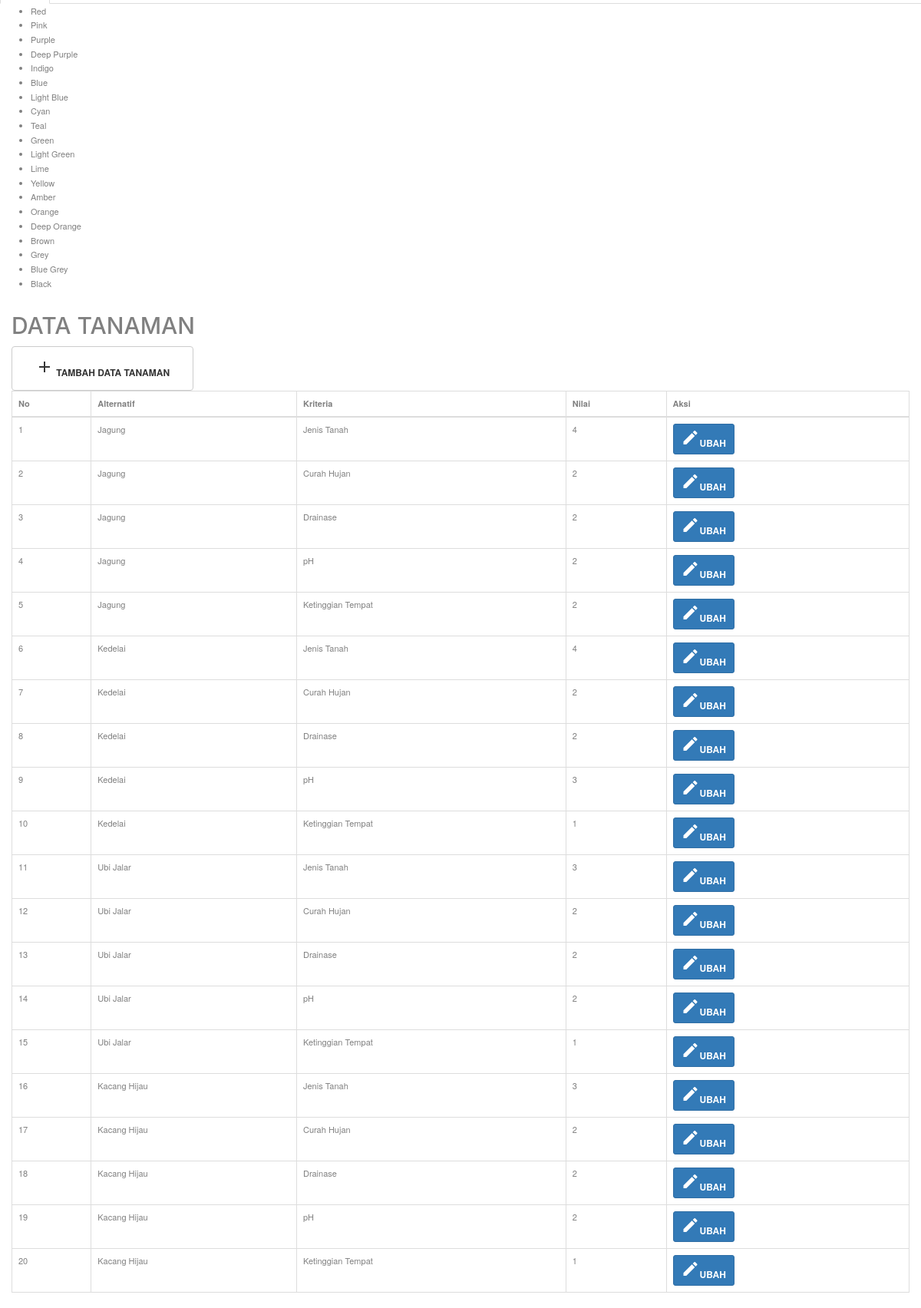
/admin/data_kriteria_tanaman.php (signed in, lower part), run on an earlier commit of the app's database.
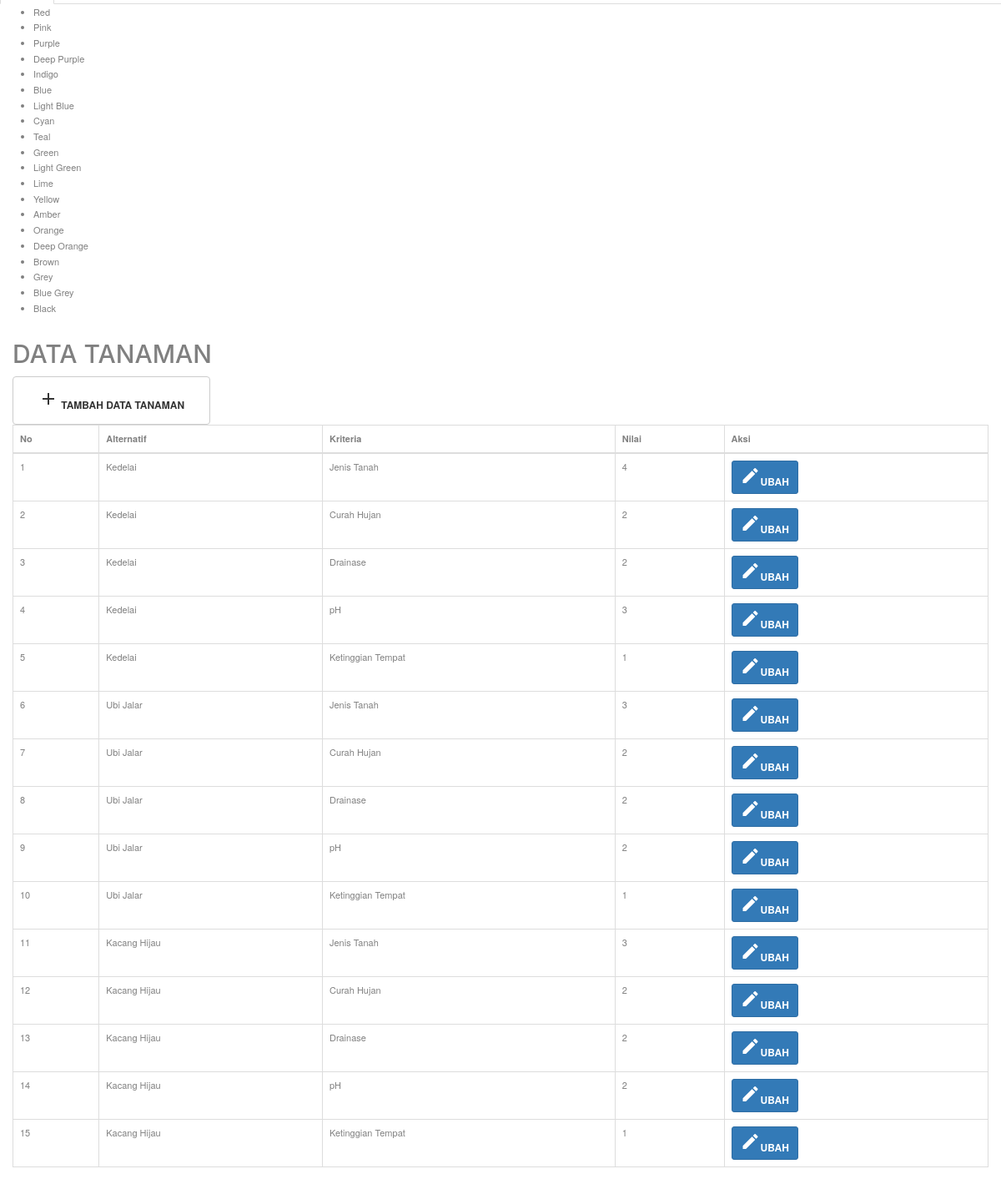
And on a later commit of the database.
### tables this page shows
CREATE TABLE `tb_evaluasi` (
  `id_alternative` smallint(5) UNSIGNED NOT NULL,
  `id_criteria` tinyint(3) UNSIGNED NOT NULL,
  `value` float NOT NULL
);

CREATE TABLE `tb_alternatif` (
  `id_alternative` varchar(5) NOT NULL,
  `name` varchar(30) NOT NULL
);

CREATE TABLE `tb_kriteria` (
  `id_criteria` tinyint(3) UNSIGNED NOT NULL,
  `criteria` varchar(100) DEFAULT NULL,
  `bulan` text
);

### admin/data_kriteria_tanaman.php (the view, shortened to what this page needs)
<?php include_once 'atribut/head.php'; ?>
<?php include_once 'atribut/menu.php'; ?>
<section class="content">
    <div class="container-fluid">
        <div class="row clearfix">
            <div class="col-lg-12 col-md-12 col-sm-12 col-xs-12">
                <div class="card">
                    <div class="header">
                        <h2>
                            DATA TANAMAN
                        </h2>
                    </div>
                    <div class="body">
                        <div class="row clearfix">
                            <div class="col-lg-12 col-md-12 col-sm-12 col-xs-12">
                                <div class="card">
                                    <div class="header">
                                       <button type="button" class="btn btn-default waves-effect" data-toggle="modal" data-target="#smallModal">
                                        <i class="material-icons">add</i>
                                        <span>Tambah Data Tanaman</span>
                                    </button>
                                </div>
                                <div class="body table-responsive">
                                    <table class="table table-bordered">
                                        <thead>
                                            <tr>
                                             <th>No</th>
                                             <th>Alternatif</th>
                                             <th>Kriteria</th>
                                             <th>Nilai</th>
                                             <th>Aksi</th>
                                         </tr>
                                     </thead>
                                     <tbody>
                                        <?php
                                        $no    = 1;
                                        $sql   = "SELECT  tb_alternatif.`name`, tb_kriteria.criteria, tb_kriteria.id_criteria, tb_evaluasi.`value`, tb_evaluasi.id_alternative FROM tb_evaluasi
                                        INNER JOIN tb_alternatif ON tb_evaluasi.id_alternative = tb_alternatif.id_alternative
                                        INNER JOIN tb_kriteria ON tb_evaluasi.id_criteria = tb_kriteria.id_criteria ORDER BY tb_evaluasi.id_alternative ASC,tb_evaluasi.id_criteria ASC";
                                        $query = $connect->query($sql);
                                        while ($row = $query->fetch_array(MYSQLI_ASSOC)) {
                                            echo "<tr>";
                                            echo "<td>".$no++."</td>";
                                            echo "<td>".$row['name']."</td>";
                                            echo "<td>".$row['criteria']."</td>";
                                            echo "<td>".$row['value']."</td>";
                                            echo "<td>
                                            <div class='btn-group btn-group-sm' role='group' aria-label='Small button group'>
                                            <a href='data_kriteria_tanaman_ubah.php?id_alternatif=".$row['id_alternative']."&id_kriteria=".$row['id_criteria']."' class='btn btn-primary waves-effect'><i class='material-icons'>edit</i>Ubah</a>
                                            </div>
                                            </td>";
                                            echo "</tr>";
                                        }
                                        ?>
                                    </tbody>
                                </table>
                            </div>
                        </div>
                    </div>
                </div>
            </div>
        </div>
    </div>
</div>
</div>
</section>
<?php include_once 'atribut/foot.php'; ?>

### admin/atribut/head.php (shortened to what this page needs)
<!DOCTYPE html>
<html>
<head>
    <link href="assets/plugins/bootstrap/css/bootstrap.css" rel="stylesheet">
    <link href="assets/plugins/node-waves/waves.css" rel="stylesheet" />
    <link href="assets/plugins/bootstrap-select/css/bootstrap-select.css" rel="stylesheet" />
    <link href="assets/plugins/animate-css/animate.css" rel="stylesheet" />
    <link href="assets/css/style.css" rel="stylesheet">
    <link href="assets/css/themes/all-themes.css" rel="stylesheet" />
</head>
<body class="theme-red">

### admin/atribut/menu.php (shortened to what this page needs)
<section>
    <aside id="rightsidebar" class="right-sidebar">
        <ul class="nav nav-tabs tab-nav-right" role="tablist">
            <li role="presentation" class="active"><a href="#skins" data-toggle="tab">SKINS</a></li>
        </ul>
        <div class="tab-content">
            <div role="tabpanel" class="tab-pane fade in active in active" id="skins">
                <ul class="demo-choose-skin">
                    <li data-theme="red" class="active">
                        <span>Red</span>
                    </li>
                    <li data-theme="pink">
                        <span>Pink</span>
                    </li>
                    <li data-theme="purple">
                        <span>Purple</span>
                    </li>
                    <li data-theme="deep-purple">
                        <span>Deep Purple</span>
                    </li>
                    <li data-theme="indigo">
                        <span>Indigo</span>
                    </li>
                    <li data-theme="blue">
                        <span>Blue</span>
                    </li>
                    <li data-theme="light-blue">
                        <span>Light Blue</span>
                    </li>
                    <li data-theme="cyan">
                        <span>Cyan</span>
                    </li>
                    <li data-theme="teal">
                        <span>Teal</span>
                    </li>
                    <li data-theme="green">
                        <span>Green</span>
                    </li>
                    <li data-theme="light-green">
                        <span>Light Green</span>
                    </li>
                    <li data-theme="lime">
                        <span>Lime</span>
                    </li>
                    <li data-theme="yellow">
                        <span>Yellow</span>
                    </li>
                    <li data-theme="amber">
                        <span>Amber</span>
                    </li>
                    <li data-theme="orange">
                        <span>Orange</span>
                    </li>
                    <li data-theme="deep-orange">
                        <span>Deep Orange</span>
                    </li>
                    <li data-theme="brown">
                        <span>Brown</span>
                    </li>
                    <li data-theme="grey">
                        <span>Grey</span>
                    </li>
                    <li data-theme="blue-grey">
                        <span>Blue Grey</span>
                    </li>
                    <li data-theme="black">
                        <span>Black</span>
                    </li>
                </ul>
            </div>
        </div>
    </aside>
</section>

### admin/atribut/foot.php (shortened to what this page needs)
</body>
</html>

### assets/css/style.css (style rules this page uses)
body { line-height: 1.7; color: gray; font-weight: 300; font-size: 1.1rem; }
a { -webkit-transition: .3s all ease; -o-transition: .3s all ease; transition: .3s all ease; }
h1, h2, h3, h4, h5, .h1, .h2, .h3, .h4, .h5 { font-family: "Muli", -apple-system, BlinkMacSystemFont, "Segoe UI", Roboto, "Helvetica Neue", Arial, sans-serif, "Apple Color Emoji", "Segoe UI Emoji", "Segoe UI Symbol", "Noto Color Emoji"; }
.btn { text-transform: uppercase; font-size: 12px; font-weight: 900; padding: 14px 30px; }

### admin/assets/css/themes/all-themes.css (style rules this page uses)
.theme-red .nav > li > a { color: #fff; }

What changed in the data, as far as the page shows it:
removed tb_evaluasi: id_alternative.name "Jagung", id_criteria.criteria "Jenis Tanah", value "4"
removed tb_evaluasi: id_alternative.name "Jagung", id_criteria.criteria "Curah Hujan", value "2"
removed tb_evaluasi: id_alternative.name "Jagung", id_criteria.criteria "Drainase", value "2"
removed tb_evaluasi: id_alternative.name "Jagung", id_criteria.criteria "pH", value "2"
removed tb_evaluasi: id_alternative.name "Jagung", id_criteria.criteria "Ketinggian Tempat", value "2"
